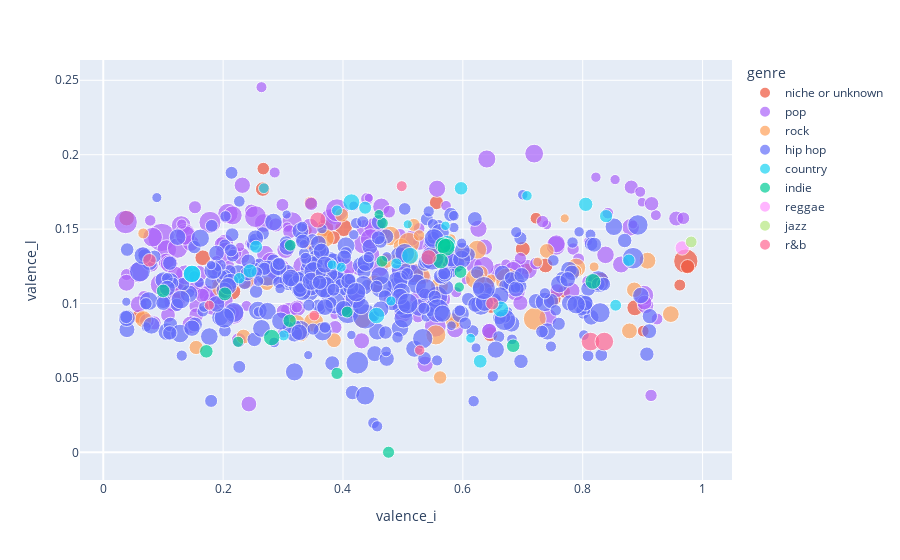

Notebook code for this chart:
### Code cell
px.scatter(song_stats, x="valence_i", y="valence_l", size="scored_words", color="genre", color_discrete_map=color_dict, hover_data=['name+artist'])

### Figure 1 — Plotly figure (JSON) as saved in the notebook; plotly's stock layout.template omitted (floating-point values rounded to 4 significant figures; data arrays with more than 128 entries replaced by an {"elided": "..."} marker saying what was removed)
{"data": [{"customdata": [["We Don't Talk About Bruno---Carolina Gaitán - La Gaita, Mauro Castillo, Adassa, Rhenzy Feliz, Diane Guerrero, Stephanie Beatriz, Encanto - Cast"], ["Bad Habit---Steve Lacy"], ["Surface Pressure - From \"Encanto\"/Soundtrack Version---Jessica Darrow"], ["Surface Pressure---Jessica Darrow"], ["The Family Madrigal---Stephanie Beatriz, Olga Merediz, Encanto - Cast"], ["What Else Can I Do?---Diane Guerrero, Stephanie Beatriz"], ["Dark Red---Steve Lacy"], ["Static---Steve Lacy"], ["Waiting On A Miracle---Stephanie Beatriz"], ["Numb Little Bug---Em Beihold"], ["Until I Found You---Stephen Sanchez"], ["Flowers---Lauren Spencer Smith"], ["Monster Mash---Bobby \"Boris\" Pickett, The Crypt-Kickers"], ["Sunshine ---Steve Lacy, Fousheé"], ["This Is Halloween---The Citizens of Halloween"], ["Ghostbusters---Ray Parker Jr."], ["Mercury---Steve Lacy"], ["Nobody Like U---4*TOWN , Jordan Fisher, Finneas O'Connell, Topher Ngo, Grayson Villanueva, Josh Levi"], ["10 Things I Hate About You---Leah Kate"], ["All Of You---Stephanie Beatriz, Olga Merediz, John Leguizamo, Adassa, Maluma, Encanto - Cast"], ["Victoria's Secret---Jax"], ["I Really Want to Stay at Your House---Rosa Walton, Hallie Coggins"], ["Doja---Central Cee"], ["Heavy ---Nigo, Lil Uzi Vert"], ["Somebody's Watching Me - Single Version---Rockwell"], ["Shake It ---Kay Flock, Cardi B, Dougie B, Bory300"], ["After Dark---Mr.Kitty"], ["Lost in the Fire ---Gesaffelstein, The Weeknd"], ["Heavy ---Nigo, Lil Uzi Vert"], ["The Rumbling ---SiM"], ["attention ---Omah Lay, Justin Bieber"], ["Super Freak---Rick James"]], "hovertemplate": "genre=niche or unknown<br>valence_i=%{x}<br>valence_l=%{y}<br>scored_words=%{marker.size}<br>name+artist=%{customdata[0]}<extra></extra>", "legendgroup": "niche or unknown", "marker": {"color": "#EF553B", "size": [318, 279, 379, 379, 248, 260, 200, 370, 195, 376, 163, 107, 167, 170, 150, 271, 315, 297, 237, 211, 473, 385, 730, 199, 249, 171, 305, 304, 199, 274, 237, 176], "sizemode": "area", "sizeref": 2.467, "symbol": "circle"}, "mode": "markers", "name": "niche or unknown", "orientation": "v", "showlegend": true, "type": "scatter", "x": [0.83, 0.7, 0.401, 0.37, 0.556, 0.266, 0.769, 0.215, 0.267, 0.638, 0.342, 0.341, 0.707, 0.722, 0.647, 0.738, 0.887, 0.751, 0.0592, 0.346, 0.517, 0.126, 0.972, 0.384, 0.975, 0.901, 0.039, 0.166, 0.316, 0.646, 0.384, 0.962], "xaxis": "x", "y": [0.1156, 0.1366, 0.1508, 0.1508, 0.1678, 0.1769, 0.1079, 0.1082, 0.1907, 0.1136, 0.1399, 0.1492, 0.1232, 0.1573, 0.09707, 0.1256, 0.09713, 0.1033, 0.09141, 0.1676, 0.1205, 0.1093, 0.1285, 0.1195, 0.1248, 0.08149, 0.1574, 0.1308, 0.1195, 0.07944, 0.1443, 0.1124], "yaxis": "y"}, {"customdata": {"elided": "198x1 str values"}, "hovertemplate": "genre=pop<br>valence_i=%{x}<br>valence_l=%{y}<br>scored_words=%{marker.size}<br>name+artist=%{customdata[0]}<extra></extra>", "legendgroup": "pop", "marker": {"color": "#ab63fa", "size": {"elided": "198 int values"}, "sizemode": "area", "sizeref": 2.467, "symbol": "circle"}, "mode": "markers", "name": "pop", "orientation": "v", "showlegend": true, "type": "scatter", "x": {"elided": "198 float values"}, "xaxis": "x", "y": {"elided": "198 float values"}, "yaxis": "y"}, {"customdata": [["Heat Waves---Glass Animals"], ["Running Up That Hill ---Kate Bush"], ["Something In The Way---Nirvana"], ["Enemy  - from the series Arcane League of Legends---Imagine Dragons, JID, Arcane, League of Legends"], ["I Ain't Worried---OneRepublic"], ["Master of Puppets ---Metallica"], ["Sweater Weather---The Neighbourhood"], ["Hold Me Closer---Elton John, Britney Spears"], ["505---Arctic Monkeys"], ["Mary On A Cross---Ghost"], ["Alien Blues---Vundabar"], ["Softcore---The Neighbourhood"], ["Last Christmas---Wham!"], ["Everybody Wants To Rule The World---Tears For Fears"], ["Bones---Imagine Dragons"], ["Mr. Brightside---The Killers"], ["Elliot's Song - From \"Euphoria\" An HBO Original Series---Dominic Fike, Zendaya"], ["The Foundations of Decay---My Chemical Romance"], ["Space Song---Beach House"], ["EDGING---blink-182"], ["This Is Why---Paramore"], ["Daddy Issues---The Neighbourhood"], ["I Wanna Be Yours---Arctic Monkeys"], ["Dreams - 2004 Remaster---Fleetwood Mac"], ["Everlong---Foo Fighters"], ["Don't Stop Believin'---Journey"], ["Separate Ways  - Bryce Miller/Alloy Tracks Remix---Journey, Steve Perry"], ["Eventually---Tame Impala"], ["Sweet Home Alabama---Lynyrd Skynyrd"], ["Smells Like Teen Spirit---Nirvana"], ["Iris---The Goo Goo Dolls"], ["Brown Eyed Girl---Van Morrison"], ["Black Summer---Red Hot Chili Peppers"], ["Electric Love---BØRNS"], ["The Less I Know The Better---Tame Impala"], ["Cigarette Daydreams---Cage The Elephant"], ["Riptide---Vance Joy"], ["Oh Caroline---The 1975"], ["Sweet Dreams  - Remastered---Eurythmics, Annie Lennox, Dave Stewart"], ["Danger Zone - From \"Top Gun\" Original Soundtrack---Kenny Loggins"], ["Everybody Talks---Neon Trees"], ["BRIGHTSIDE---The Lumineers"], ["Enter Sandman ---Metallica"], ["Right Down the Line---Gerry Rafferty"], ["Blue Christmas---Elvis Presley"], ["House of Memories---Panic! At The Disco"], ["Born in the U.S.A.---Bruce Springsteen"], ["Sweet Child O' Mine---Guns N' Roses"], [" The Reaper---Blue Öyster Cult"], ["Why'd You Only Call Me When You're High?---Arctic Monkeys"], ["Take It Easy - 2013 Remaster---Eagles"], ["Out of My League---Fitz and The Tantrums"]], "hovertemplate": "genre=rock<br>valence_i=%{x}<br>valence_l=%{y}<br>scored_words=%{marker.size}<br>name+artist=%{customdata[0]}<extra></extra>", "legendgroup": "rock", "marker": {"color": "#FFA15A", "size": [389, 406, 351, 497, 168, 223, 237, 116, 271, 395, 349, 425, 347, 399, 215, 500, 226, 530, 306, 261, 699, 361, 471, 453, 431, 271, 150, 250, 298, 648, 317, 352, 499, 210, 388, 240, 564, 120, 196, 137, 120, 304, 494, 102, 136, 567, 310, 440, 272, 312, 271, 164], "sizemode": "area", "sizeref": 2.467, "symbol": "circle"}, "mode": "markers", "name": "rock", "orientation": "v", "showlegend": true, "type": "scatter", "x": [0.531, 0.361, 0.0668, 0.555, 0.825, 0.562, 0.398, 0.486, 0.234, 0.561, 0.433, 0.37, 0.947, 0.323, 0.587, 0.236, 0.33, 0.198, 0.601, 0.63, 0.674, 0.337, 0.479, 0.789, 0.364, 0.472, 0.0668, 0.155, 0.886, 0.72, 0.497, 0.908, 0.351, 0.518, 0.453, 0.273, 0.51, 0.819, 0.788, 0.647, 0.725, 0.555, 0.621, 0.77, 0.58, 0.506, 0.584, 0.624, 0.385, 0.878, 0.74, 0.527], "xaxis": "x", "y": [0.1185, 0.1332, 0.08954, 0.07892, 0.1153, 0.05031, 0.1594, 0.13, 0.07779, 0.1118, 0.08904, 0.144, 0.09288, 0.0864, 0.08721, 0.1164, 0.0788, 0.1109, 0.133, 0.1206, 0.1159, 0.1096, 0.1454, 0.1241, 0.1201, 0.1286, 0.1471, 0.07047, 0.1092, 0.08971, 0.1384, 0.1288, 0.08743, 0.1528, 0.1133, 0.1134, 0.1406, 0.1247, 0.1218, 0.1164, 0.1279, 0.1333, 0.1167, 0.1572, 0.1433, 0.1316, 0.08837, 0.1362, 0.07531, 0.08162, 0.1353, 0.1458], "yaxis": "y"}, {"customdata": {"elided": "378x1 str values"}, "hovertemplate": "genre=hip hop<br>valence_i=%{x}<br>valence_l=%{y}<br>scored_words=%{marker.size}<br>name+artist=%{customdata[0]}<extra></extra>", "legendgroup": "hip hop", "marker": {"color": "#636efa", "size": {"elided": "378 int values"}, "sizemode": "area", "sizeref": 2.467, "symbol": "circle"}, "mode": "markers", "name": "hip hop", "orientation": "v", "showlegend": true, "type": "scatter", "x": {"elided": "378 float values"}, "xaxis": "x", "y": {"elided": "378 float values"}, "yaxis": "y"}, {"customdata": [["Don't Think Jesus---Morgan Wallen"], ["Something in the Orange---Zach Bryan"], ["You Proof---Morgan Wallen"], ["Thought You Should Know---Morgan Wallen"], ["Rock and A Hard Place---Bailey Zimmerman"], ["Whiskey Glasses---Morgan Wallen"], ["Flower Shops ---ERNEST, Morgan Wallen"], ["Chicken Fried---Zac Brown Band"], ["Fancy Like---Walker Hayes"], ["Buy Dirt---Jordan Davis, Luke Bryan"], ["Burn Burn Burn---Zach Bryan"], ["Sand In My Boots---Morgan Wallen"], ["Fall In Love---Bailey Zimmerman"], ["Doin' This---Luke Combs"], ["Tennessee Whiskey---Chris Stapleton"], ["Chasin' You---Morgan Wallen"], ["Tennessee Orange---Megan Moroney"], ["More Than My Hometown---Morgan Wallen"], ["Heavy Eyes---Zach Bryan"], ["All Your'n---Tyler Childers"], ["Wagon Wheel---Darius Rucker"], ["Fortunate Son---Creedence Clearwater Revival"], ["Feathered Indians---Tyler Childers"], ["Something in the Orange - Z&E's Version---Zach Bryan"], ["7 Summers---Morgan Wallen"], ["Forever After All---Luke Combs"], ["Beer Never Broke My Heart---Luke Combs"], ["Beautiful Crazy---Luke Combs"]], "hovertemplate": "genre=country<br>valence_i=%{x}<br>valence_l=%{y}<br>scored_words=%{marker.size}<br>name+artist=%{customdata[0]}<extra></extra>", "legendgroup": "country", "marker": {"color": "#19d3f3", "size": [247, 378, 233, 102, 150, 135, 165, 255, 174, 210, 210, 352, 126, 151, 356, 152, 144, 226, 121, 216, 369, 318, 191, 378, 109, 332, 126, 119], "sizemode": "area", "sizeref": 2.467, "symbol": "circle"}, "mode": "markers", "name": "country", "orientation": "v", "showlegend": true, "type": "scatter", "x": [0.245, 0.148, 0.629, 0.508, 0.301, 0.707, 0.227, 0.805, 0.855, 0.437, 0.255, 0.414, 0.397, 0.39, 0.512, 0.489, 0.268, 0.597, 0.613, 0.839, 0.574, 0.663, 0.877, 0.148, 0.571, 0.456, 0.48, 0.382], "xaxis": "x", "y": [0.1219, 0.1199, 0.0612, 0.1532, 0.07856, 0.1724, 0.117, 0.1667, 0.09885, 0.1644, 0.1381, 0.1681, 0.1244, 0.1625, 0.1321, 0.1269, 0.1775, 0.1774, 0.07662, 0.1587, 0.14, 0.09627, 0.1291, 0.1199, 0.1522, 0.09194, 0.1017, 0.1261], "yaxis": "y"}, {"customdata": [["I Love You So---The Walters"], ["Notion---The Rare Occasions"], ["Stick Season---Noah Kahan"], ["Freaks---Surf Curse"], ["Sex Drugs Etc.---Beach Weather"], ["Tek It---Cafuné"], ["World's Smallest Violin---AJR"], ["POLTERGEIST!---CORPSE, OmenXIII"], ["It's Called: Freefall---Rainbow Kitten Surprise"], ["Young---Vacations"], ["The Night We Met---Lord Huron"], ["Washing Machine Heart---Mitski"], ["Lovers Rock---TV Girl"], ["Not Allowed---TV Girl"], ["Pope Is a Rockstar---SALES"], ["rises the moon---Liana Flores"], ["Kilby Girl---The Backseat Lovers"], ["My Kind of Woman---Mac DeMarco"], ["I Can't Handle Change---Roar"], ["Hayloft II---Mother Mother"]], "hovertemplate": "genre=indie<br>valence_i=%{x}<br>valence_l=%{y}<br>scored_words=%{marker.size}<br>name+artist=%{customdata[0]}<extra></extra>", "legendgroup": "indie", "marker": {"color": "#00cc96", "size": [166, 171, 306, 173, 175, 202, 227, 181, 333, 135, 229, 333, 395, 304, 223, 237, 156, 122, 183, 227], "sizemode": "area", "sizeref": 2.467, "symbol": "circle"}, "mode": "markers", "name": "indie", "orientation": "v", "showlegend": true, "type": "scatter", "x": [0.466, 0.312, 0.817, 0.407, 0.465, 0.596, 0.684, 0.476, 0.281, 0.594, 0.1, 0.567, 0.572, 0.563, 0.311, 0.203, 0.225, 0.46, 0.39, 0.172], "xaxis": "x", "y": [0.1541, 0.1391, 0.1149, 0.0943, 0.1284, 0.1212, 0.07162, 8.497e-05, 0.07714, 0.1111, 0.1085, 0.1391, 0.1378, 0.1286, 0.08841, 0.1065, 0.07429, 0.1599, 0.05305, 0.06787], "yaxis": "y"}, {"customdata": [["Pass The Dutchie---Musical Youth"]], "hovertemplate": "genre=reggae<br>valence_i=%{x}<br>valence_l=%{y}<br>scored_words=%{marker.size}<br>name+artist=%{customdata[0]}<extra></extra>", "legendgroup": "reggae", "marker": {"color": "#FF97FF", "size": [255], "sizemode": "area", "sizeref": 2.467, "symbol": "circle"}, "mode": "markers", "name": "reggae", "orientation": "v", "showlegend": true, "type": "scatter", "x": [0.966], "xaxis": "x", "y": [0.1373], "yaxis": "y"}, {"customdata": [["September---Earth, Wind & Fire"]], "hovertemplate": "genre=jazz<br>valence_i=%{x}<br>valence_l=%{y}<br>scored_words=%{marker.size}<br>name+artist=%{customdata[0]}<extra></extra>", "legendgroup": "jazz", "marker": {"color": "#B6E880", "size": [173], "sizemode": "area", "sizeref": 2.467, "symbol": "circle"}, "mode": "markers", "name": "jazz", "orientation": "v", "showlegend": true, "type": "scatter", "x": [0.981], "xaxis": "x", "y": [0.1414], "yaxis": "y"}, {"customdata": [["Thriller---Michael Jackson"], ["90 Proof ---Smino, J. Cole"], ["Heartbreak Anniversary---Giveon"], ["Thriller - 2003 Edit---Michael Jackson"], ["For Tonight---Giveon"], ["SPIT IN MY FACE!---ThxSoMch"], ["Sure Thing---Miguel"], ["Over---Lucky Daye"], ["Get You ---Daniel Caesar, Kali Uchis"], ["Swim---Chase Atlantic"]], "hovertemplate": "genre=r&b<br>valence_i=%{x}<br>valence_l=%{y}<br>scored_words=%{marker.size}<br>name+artist=%{customdata[0]}<extra></extra>", "legendgroup": "r&b", "marker": {"color": "#FF6692", "size": [432, 134, 289, 432, 126, 211, 150, 141, 321, 229], "sizemode": "area", "sizeref": 2.467, "symbol": "circle"}, "mode": "markers", "name": "r&b", "orientation": "v", "showlegend": true, "type": "scatter", "x": [0.813, 0.528, 0.543, 0.836, 0.177, 0.649, 0.498, 0.352, 0.358, 0.0771], "xaxis": "x", "y": [0.07445, 0.06861, 0.131, 0.07445, 0.09882, 0.1, 0.1789, 0.09188, 0.1561, 0.1291], "yaxis": "y"}], "layout": {"legend": {"itemsizing": "constant", "title": {"text": "genre"}, "tracegroupgap": 0}, "margin": {"t": 60}, "xaxis": {"anchor": "y", "domain": [0, 1], "title": {"text": "valence_i"}}, "yaxis": {"anchor": "x", "domain": [0, 1], "title": {"text": "valence_l"}}}}
